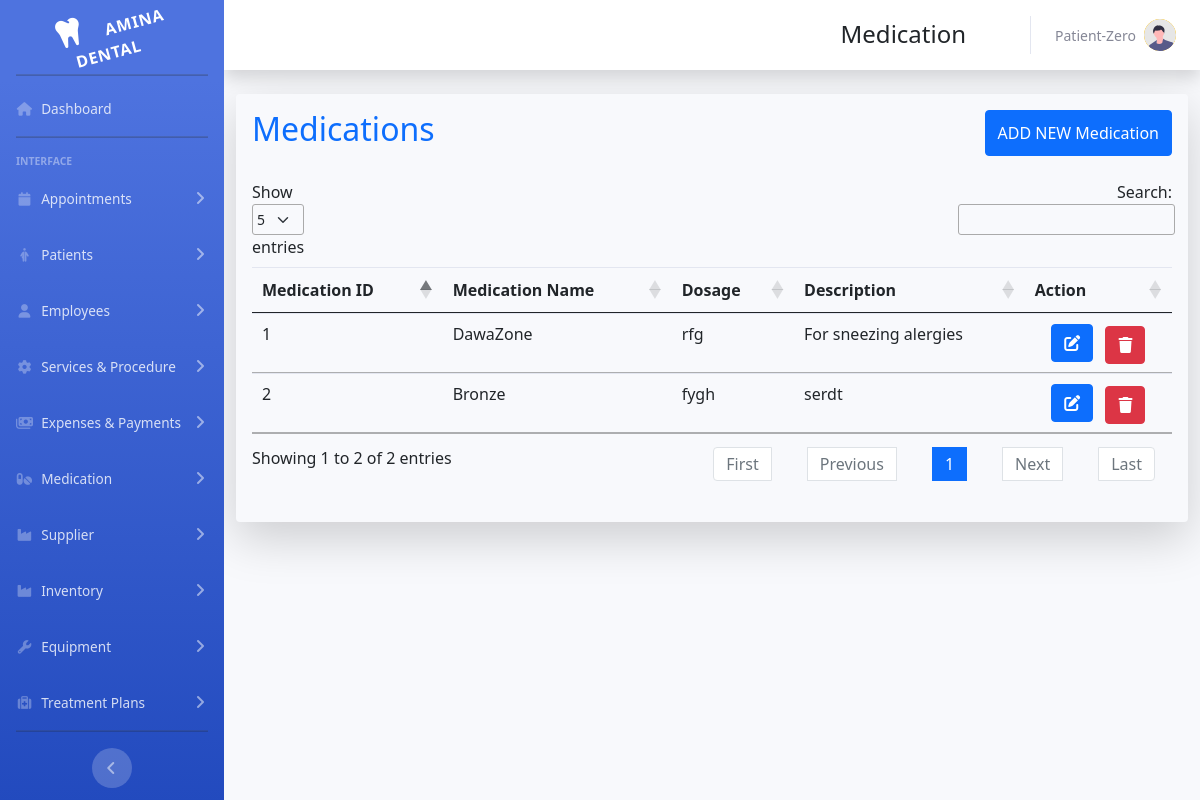
The app's page /index.php?page=medication with its own data.
### tables this page shows
CREATE TABLE `medications` (
  `medication_id` int(11) NOT NULL PRIMARY KEY AUTO_INCREMENT,
  `medication_name` varchar(100) DEFAULT NULL,
  `medication_dosage` varchar(100) DEFAULT NULL,
  `medication_description` text DEFAULT NULL
);

### app/medication/medication.php (the view, shortened to what this page needs)
<?php
include_once('./app/database/conn.php')
?>
<div class="container-fluid ">
    <div class=" mt-1 p-3 shadow-lg rounded">
        <div class='small' id='small'></div>
        <div class='d-flex justify-content-between mb-4'>
            <h2 class="text-center text-primary">Medications</h2>
            <button type="button" class="btn btn-primary" data-toggle="modal" data-target="#medicationModal">
                ADD NEW Medication
            </button>
        </div>
        <table class="table table-hover" id="dataTable">
            <thead>
                <tr>
                    <th>Medication ID</th>
                    <th>Medication Name</th>
                    <th>Dosage</th>
                    <th>Description</th>
                    <th> Action</th>
                </tr>
            </thead>
            <tbody>
                <?php
                $result = mysqli_query($conn, "SELECT * FROM medications");
                while ($row = mysqli_fetch_assoc($result)) {
                    echo "<tr>";
                    echo "<td>" . $row['medication_id'] . "</td>";
                    echo "<td>" . $row['medication_name'] . "</td>";
                    echo "<td>" . $row['medication_dosage'] . "</>";
                    echo "<td>" . $row['medication_description'] . "</td>";
                    echo "<td class='text-center'>
                                    <button  class='btn btn-primary' onclick='editMedication(" . $row['medication_id'] . ")'> <i class='fa fa-edit'></i> </button>
                                    <a href='#' class='btn btn-danger ms-2 mt-1' onclick='deleteMedication(" . $row['medication_id'] . ")'> <i class='fa fa-trash'></i> </a>
                                  </td>";
                    echo "</tr>";
                }
                ?>
            </tbody>
        </table>
    </div>
</div>

### includes/header.php (shortened to what this page needs)
<!DOCTYPE html>
<html lang="en">
<head>
    <link rel="stylesheet" href="https://cdnjs.cloudflare.com/ajax/libs/font-awesome/6.4.0/css/all.min.css">
    <link href="css/sb-admin-2.min.css" rel="stylesheet">
    <link href="./vendor/DataTables/datatables.css" rel="stylesheet">
</head>
<body id="page-top">
    <div id="wrapper">
    <link rel="stylesheet" href="./vendor/css/bootstrap.min.css">
    <link rel="stylesheet" href="./vendor/fullcalendar/lib/main.min.css">

### includes/sidebar.php (shortened to what this page needs)
<ul class="navbar-nav bg-gradient-primary sidebar sidebar-dark accordion" id="accordionSidebar">
    <a class="sidebar-brand d-flex align-items-center justify-content-center" href="index.php">
        <div class="sidebar-brand-icon rotate-n-15">
            <i class="fas fa-tooth"></i>
            <div class="sidebar-brand-text mx-3">Amina Dental</div>
        </div>
    </a>
    <hr class="sidebar-divider my-1">
    <li class="nav-item">
        <a class="nav-link" href="index.php?page=dashboard">
            <i class="fas fa-fw fa-house"></i>
            <span>Dashboard</span></a>
    </li>
    <hr class="sidebar-divider">
    <div class="sidebar-heading">
        Interface
    </div>
    <li class="nav-item">
        <a class="nav-link collapsed" href="#" data-toggle="collapse" data-target="#collapseAppointment" aria-expanded="true" aria-controls="collapseUtilities">
            <i class="fa fa-fw fa-calendar"></i>
            <span>Appointments</span>
        </a>
    </li>
    <li class="nav-item">
        <a class="nav-link collapsed" href="#" data-toggle="collapse" data-target="#collapsePatient" aria-expanded="true" aria-controls="collapseUtilities">
            <i class="fa-solid fa-fw fa-person-half-dress"></i>
            <span>Patients</span>
        </a>
    </li>
    <li class="nav-item">
        <a class="nav-link collapsed" href="#" data-toggle="collapse" data-target="#collapseStaff" aria-expanded="true" aria-controls="collapseUtilities">
            <i class="fas fa-fw fa-user"></i>
            <span>Employees</span>
        </a>
    </li>
    <li class="nav-item">
        <a class="nav-link collapsed" href="#" data-toggle="collapse" data-target="#collapseServices" aria-expanded="true" aria-controls="collapseUtilities">
            <i class="fas fa-fw fa-gear"></i>
            <span>Services & Procedure</span>
        </a>
    </li>
    <li class="nav-item">
        <a class="nav-link collapsed" href="#" data-toggle="collapse" data-target="#collapseExpenses" aria-expanded="true" aria-controls="collapseUtilities">
            <i class="fas fa-fw fa-money-bills"></i>
            <span>Expenses & Payments</span>
        </a>
    </li>
    <li class="nav-item">
        <a class="nav-link collapsed" href="#" data-toggle="collapse" data-target="#collapseMedication" aria-expanded="true" aria-controls="collapseUtilities">
            <i class="fas fa-fw fa-pills"></i>
            <span>Medication</span>
        </a>
    </li>
    <li class="nav-item">
        <a class="nav-link collapsed" href="#" data-toggle="collapse" data-target="#collapseSupplier" aria-expanded="true" aria-controls="collapseUtilities">
            <i class="fas fa-fw fa-industry"></i>
            <span>Supplier</span>
        </a>
    </li>
    <li class="nav-item">
        <a class="nav-link collapsed" href="#" data-toggle="collapse" data-target="#collapseInventory" aria-expanded="true" aria-controls="collapseUtilities">
            <i class="fas fa-fw fa-industry"></i>
            <span>Inventory</span>
        </a>
    </li>
    <li class="nav-item">
        <a class="nav-link collapsed" href="#" data-toggle="collapse" data-target="#collapseEquipment" aria-expanded="true" aria-controls="collapseUtilities">
            <i class="fas fa-fw fa-wrench"></i>
            <span>Equipment</span>
        </a>
    </li>
    <li class="nav-item">
        <a class="nav-link collapsed" href="#" data-toggle="collapse" data-target="#collapseTreatmentPlans" aria-expanded="true" aria-controls="collapseUtilities">
            <i class="fas fa-fw fa-medkit"></i>
            <span>Treatment Plans</span>
        </a>
    </li>
    <hr class="sidebar-divider d-none d-md-block">
    <div class="text-center d-none d-md-inline">
        <button class="rounded-circle border-0" id="sidebarToggle"></button>
    </div>
</ul>
<div id="content-wrapper" class="d-flex flex-column">
    <div id="content">
        <nav class="navbar navbar-expand navbar-light bg-white topbar mb-4 static-top shadow">
            <ul class="navbar-nav ml-auto">
                <li class="mt-3 text-center me-5 fs-4"><?php if (isset($title)) {
                                                            echo $title;
                                                        } ?></li>
                <li class="nav-item dropdown no-arrow">
                    <a class="nav-link dropdown-toggle" href="#" id="userDropdown" role="button" data-toggle="dropdown" aria-haspopup="true" aria-expanded="false">
                        <span class="mr-2 d-none d-lg-inline text-gray-600 small">Patient-Zero</span>
                        <div class="rounded-circle btn-warning">
                            <img class="img-profile rounded-circle" src="./app/img/undraw_profile.svg">
                        </div>
                    </a>
                </li>
            </ul>
        </nav>

### includes/footer.php (shortened to what this page needs)
        </div>
    </div>
</body>
</html>

### index.php (shortened to what this page needs)
<?php
$is404 = false;
$page = '';
if(isset($_GET['page']) && !empty($_GET['page'])){
    $page = $_GET['page'];
    $title = $titles[$page]["title"];
    $file = $titles[$page]["path"]."/$page.php";
}
elseif(!in_array($page, $titles)){
    $is404 = true;
}
else{
    header("Location: index.php?page=dashboard");
}
require_once('./includes/header.php');
require_once('./includes/sidebar.php');
require_once($is404 ? './includes/404.php' : $file );
require_once('./includes/footer.php');
?>
    <link href="./vendor/DataTables/datatables.css" rel="stylesheet">
    <link href="./vendor/select2/css/select2.css" rel="stylesheet">

### records on screen
medications: medication_id "1", medication_name "DawaZone", medication_dosage "rfg", medication_description "For sneezing alergies"
medications: medication_id "2", medication_name "Bronze", medication_dosage "fygh", medication_description "serdt"

### other values on screen
$title "Medication"
